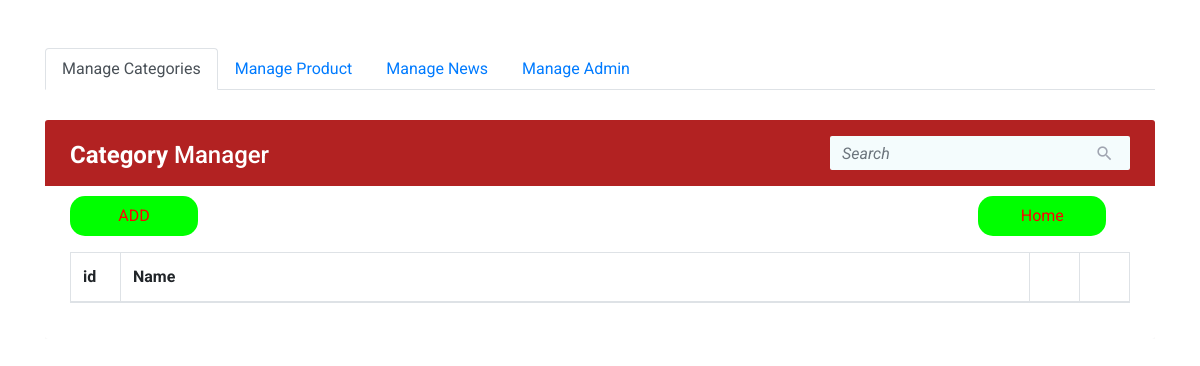
The page /admin/category/category.php on the database as committed earlier.
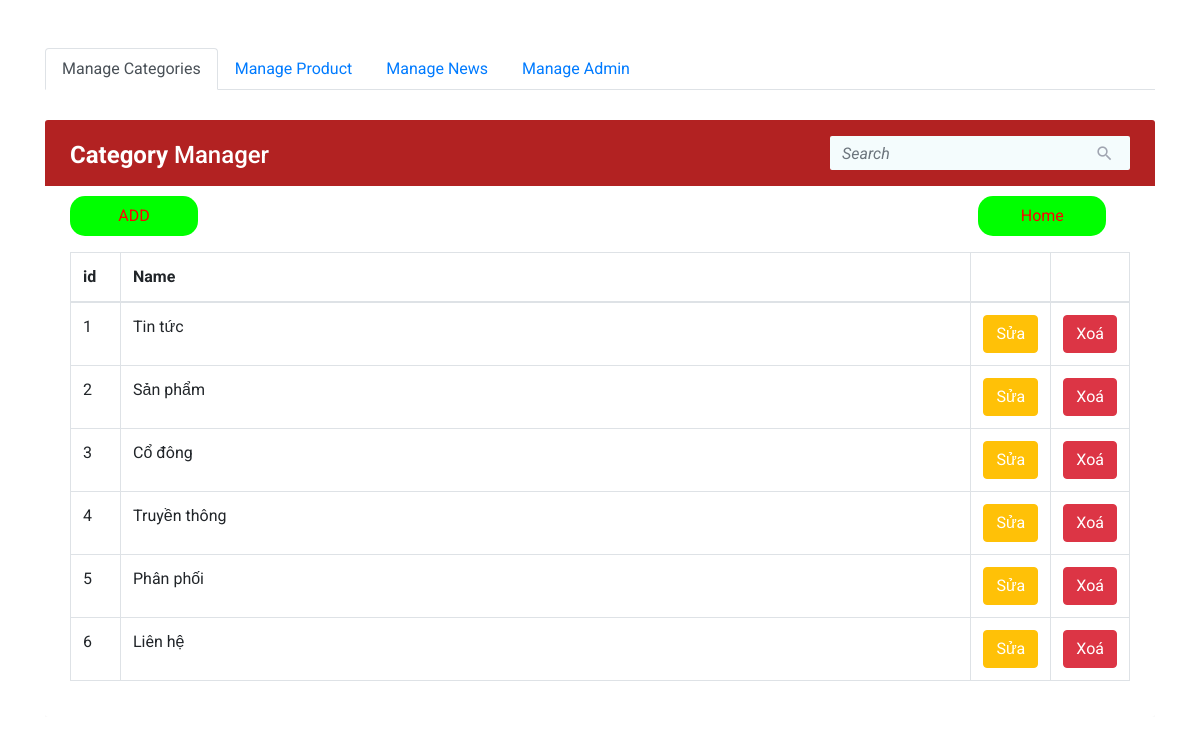
The same page on the database as committed later.
### tables this page shows
CREATE TABLE `category` (
  `id` int(11) NOT NULL,
  `name` varchar(50) NOT NULL,
  `created_at` datetime DEFAULT NULL,
  `updated_at` datetime DEFAULT NULL
);

### datab/dbhelper.php (called while the page is built, shortened)
<?php
function executeResult($sql) {
	$con = mysqli_connect(HOST, USERNAME, PASSWORD, DATABASE);
	$result = mysqli_query($con, $sql);
	$data   = [];
	while ($row = mysqli_fetch_array($result, 1)) {
		$data[] = $row;
	}
	return $data;
}

### admin/category/category.php (the view, shortened to what this page needs)
<?php
require_once("../../datab/dbhelper.php");
?>
<!DOCTYPE html>
<html lang="en">
<head>
<link rel="stylesheet" href="https://stackpath.bootstrapcdn.com/bootstrap/4.5.0/css/bootstrap.min.css">
<link rel="stylesheet" href="https://maxcdn.bootstrapcdn.com/font-awesome/4.7.0/css/font-awesome.min.css">
</head>
<body>
    <nav class="container text-center" style="margin-top: 3rem">
    <ul class="nav nav-tabs">
      <li class="nav-item">
        <a class="nav-link active" href="#">Manage Categories</a>
      </li>
      <li class="nav-item">
        <a class="nav-link " href="../product/product.php">Manage Product</a>
      </li>
      <li class="nav-item">
        <a class="nav-link " href="../news/news.php">Manage News</a>
      </li>
      <li class="nav-item">
        <a class="nav-link " href="../user/user.php">Manage Admin</a>
      </li>
    </ul>
    </nav>
    <div class="container-lg">
        <div class="table-responsive">
            <div class="table-wrapper">
                <div class="table-title">
                    <div class="row">
                        <div class="col-sm-6">
                            <h2><b>Category </b>Manager</h2>
                        </div>
                        <div class="col-sm-6">
                            <div class="search-box">
                                <div class="input-group">
                                    <input type="text" id="search" class="form-control" placeholder="Search">
                                    <span class="input-group-addon"><i class="material-icons">&#xE8B6;</i></span>
                                </div>
                            </div>
                        </div>
                    </div>
                </div>
               <div class="row">
              <div class="add col-md-10">
                    <a href="add.php" ><button >ADD</button></a>
              </div>
              <div class="add col-md-2" >
                    <a href="../../index.php" ><button style="background-color: #00ff00; color: red;" >Home</button></a>
              </div>
              </div>
                <table class="table table-bordered table-hover" style="margin-top: 1rem;">
                    <thead >
                        <tr>
                            <th width="50px">id</th>
                            <th>Name</th>
                            <th width="50px"></th>
                            <th width="50px"></th>
                        </tr>
                    </thead>
                    <tbody>
                        <?php
                        $sql          = 'select * from category';
                        $categoryList    = executeResult($sql);
                        $index = 1;
                        foreach ($categoryList as $item) {
                            echo '<tr>
                                        <td>'.($index++).'</td>
                                        <td>'.$item['name'].'</td>
                                        <td>
                                            <a href="add.php?id='.$item['id'].'"><button class="btn btn-warning" style="color:white">Sửa</button></a>
                                        </td>
                                        <td>
                                            <button class="btn btn-danger" onclick="deletecategory('.$item['id'].')">Xoá</button>
                                        </td>
                                    </tr>';
                        }
                        ?>
                    </tbody>
                </table>
            </div>
        </div>
    </div>
</body>
</html>

### admin/category/category.php (style rules this page uses)
body { color: #566787; background-color: #fff; font-family: 'Roboto', sans-serif; }
.table-responsive { margin: 30px 0; }
.table-wrapper { background: #fff; padding: 20px 25px; border-radius: 3px; box-shadow: 0 1px 1px rgba(0,0,0,.05); }
.table-title { color: #fff; background: #B22222; padding: 16px 25px; margin: -20px -25px 10px; border-radius: 3px 3px 0 0; }
.table-title h2 { margin: 5px 0 0; font-size: 24px; }
.search-box { position: relative; float: right; }
.search-box .input-group { min-width: 300px; position: absolute; right: 0; }
.search-box .input-group-addon, .search-box input { border-color: #ddd; border-radius: 0; }
.search-box input { height: 34px; padding-right: 35px; background: #f4fcfd; border: none; border-radius: 2px !important; }
.search-box input::placeholder { font-style: italic; }
.search-box .input-group-addon { min-width: 35px; border: none; background: transparent; position: absolute; right: 0; z-index: 9; padding: 6px 0; }
.search-box i { color: #a0a5b1; font-size: 19px; position: relative; top: 2px; }
.add button { text-align: center; width:8rem ; display: block; height: 2.5rem; color: red; border-radius: 15px; background-color: #00FF00; border: none; }
.add a { text-decoration:none }
.nav { text-align: center; }
nav ul li a { text-decoration: none; color: #black; }

Rows that differ between the two databases and show on the page:
added category: name "Tin tức"
added category: name "Sản phẩm"
added category: name "Cổ đông"
added category: name "Truyền thông"
added category: name "Phân phối"
added category: name "Liên hệ"
